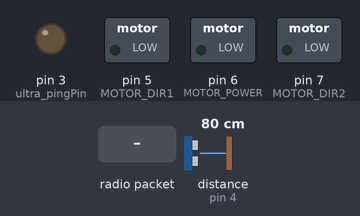
Bench run of a sketch on a simulated Arduino Uno, built with avr-gcc and run on an emulated ATmega328P. Parts: switched loads named in the sketch (green lamp = pin HIGH), output pins drawn as LEDs (lit = HIGH). The test bench sets the inputs (shaded band); at power-on: distance to the obstacle (sensor on pin 4) 80 cm. The echo pulse lasts 58.3 µs per cm; no radio packets arrive unless stated.

Above: at 1.2 s.
1.3 s: radio packet "0000" arrives
At 2.0 s:
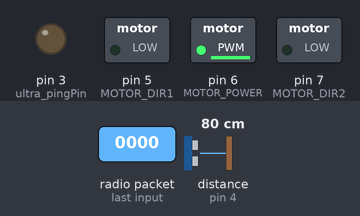
2.8 s: radio packet "1" arrives
At 3.5 s:
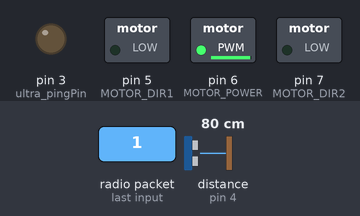
Timing chart, 0 to 5.8 s (numbered marks = the images above; inputs shaded):
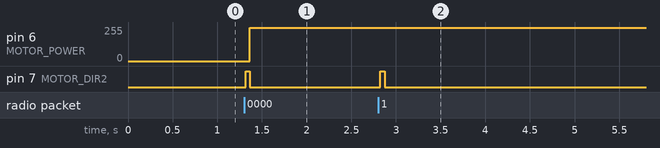

The sketch:

slave.ino
```cpp
/*
* Arduino Wireless Communication Tutorial
*       Example 1 - Receiver Code
*
* by Dejan Nedelkovski, www.HowToMechatronics.com
*
* Library: TMRh20/RF24, https://github.com/tmrh20/RF24/
*/

#include <SPI.h>
#include <nRF24L01.h>
#include <RF24.h>

#define ultra_pingPin 3
#define ultra_echoPin 4

#define MOTOR_DIR1 5
#define MOTOR_DIR2 7
#define MOTOR_POWER 6


RF24 radio(9, 10); // CE, CSN
char master_command[32],ans[32],tempstr[32];
int counter = 0;
const byte address[6] = "00001";

void belink(int led_port,int duration){
  pinMode(led_port,1);
  digitalWrite(led_port,1);
  delay(duration);
  digitalWrite(led_port,0);
}

void recive_send(char* message,char* answer,int channel){

  radio.writeAckPayload(channel, answer, 32);
  radio.read(message, 32);
  belink(7,50);
}

int measure_distance(int pingPin,int echoPin){
  long duration;
  pinMode(pingPin, OUTPUT);
  digitalWrite(pingPin, LOW);
  delayMicroseconds(2);
  digitalWrite(pingPin, HIGH);
  delayMicroseconds(10);
  digitalWrite(pingPin, LOW);
  pinMode(echoPin, INPUT);
  duration = pulseIn(echoPin, HIGH);
  return (duration/ 29 / 2);
}

void move_dc(char* dir, int power, int duration) {

  Serial.println(dir);
  if (!strcmp(dir,"0000")){
    analogWrite(MOTOR_POWER,0);
    delay(duration);
    return;
  } else {
    analogWrite(MOTOR_POWER,power);
  }


  if (dir[0] == '1'){
    digitalWrite(MOTOR_DIR1,1);
    digitalWrite(MOTOR_DIR2,1);
    Serial.println('1');
  }
  else if (dir[1] == '1'){
    digitalWrite(MOTOR_DIR1,0);
    digitalWrite(MOTOR_DIR2,0);
    Serial.println('2');
  }
  else if (dir[2] == '1'){
    digitalWrite(MOTOR_DIR1,1);
    digitalWrite(MOTOR_DIR2,0);
    Serial.println('3');
  }
  else if (dir[3] == '1'){
    digitalWrite(MOTOR_DIR1,0);
    digitalWrite(MOTOR_DIR2,1);
    Serial.println('4');
  }
  delay(duration);

}


void setup() {
	Serial.begin(9600);
	radio.begin();
	radio.openReadingPipe(1, address);
	radio.setPALevel(RF24_PA_MIN);
	radio.setDataRate( RF24_250KBPS );
	radio.enableAckPayload();
  radio.startListening();

	sprintf(ans,"blank");

  pinMode(MOTOR_DIR1,OUTPUT);
  pinMode(MOTOR_DIR2,OUTPUT);
  pinMode(MOTOR_POWER,OUTPUT);
}

void loop() {

	if (radio.available()){
		sprintf(ans,"dist: %d",measure_distance(ultra_pingPin,ultra_echoPin));
		recive_send(master_command,ans,1);
    sscanf(master_command,"move: %s",tempstr);
    Serial.println(tempstr);
    move_dc(tempstr,250,100);

	} else {
    delay(25);
    return;
	}


}
```

Measured:
- after the input at 1.3 s, pin 6 (MOTOR_POWER): 0/255 → 250/255 after 0.07 s; pin 7 (MOTOR_DIR2): LOW → HIGH at once, → LOW 0.05 s later
- after the input at 2.8 s, pin 7 (MOTOR_DIR2): LOW → HIGH at once, → LOW 0.05 s later
